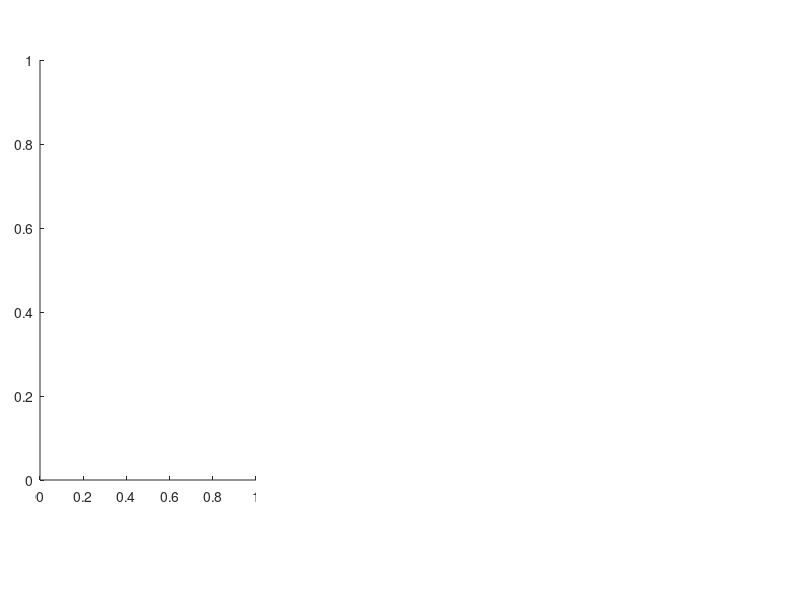

The MATLAB script that drew this image: (Note: this script raises an error after producing the figure.)
clc;
clear all;
close all;


region_names = {'PacN','MidA','CA'};
indexlabels = {'a','b','c'};
maxelevations = [3000,1000,3000];
figure;
set(gcf,'unit','normalized','position',[0.1,0.05,0.7,0.3]);
set(gca, 'Position', [0 0 1 1]);

for region_i = 1:3
    indexlabel = indexlabels{region_i  };
    region_name = region_names{region_i};
    maxelevation = maxelevations(region_i);
  
subplot('position', [0.05 + (region_i-1)*0.32 0.2 0.27 0.7]);

[variable_elevs, meanelevation] = get_elev_gradient_variable(region_i,'QRUNOFF');
    elevations = [1:length(variable_elevs)]*25;


    box on
    h = histogram(meanelevation,'Normalization','pdf');
    xlabel('Elevation (m)')
    if(region_i == 1)
    ylabel('Probability density');
    end
    h.FaceColor = 	"k";
    h.EdgeColor = 	"k";
    h.LineWidth = 1;

    xlim([0 maxelevation]);
 YL = get(gca, 'YLim');

text(-(maxelevation)*0.16,YL(2)+(YL(2)-YL(1))*0.05, indexlabel,'fontsize',22,'FontWeight','bold');


    title(region_name);
    set(gca,'LineWidth',1.5,'fontsize',18);
  set(gca,'YLim',YL);
    
end

exportgraphics(gcf,'../../figure_P/Figure_S_elevation_gradient_r_P.pdf','Resolution',300);
close all


